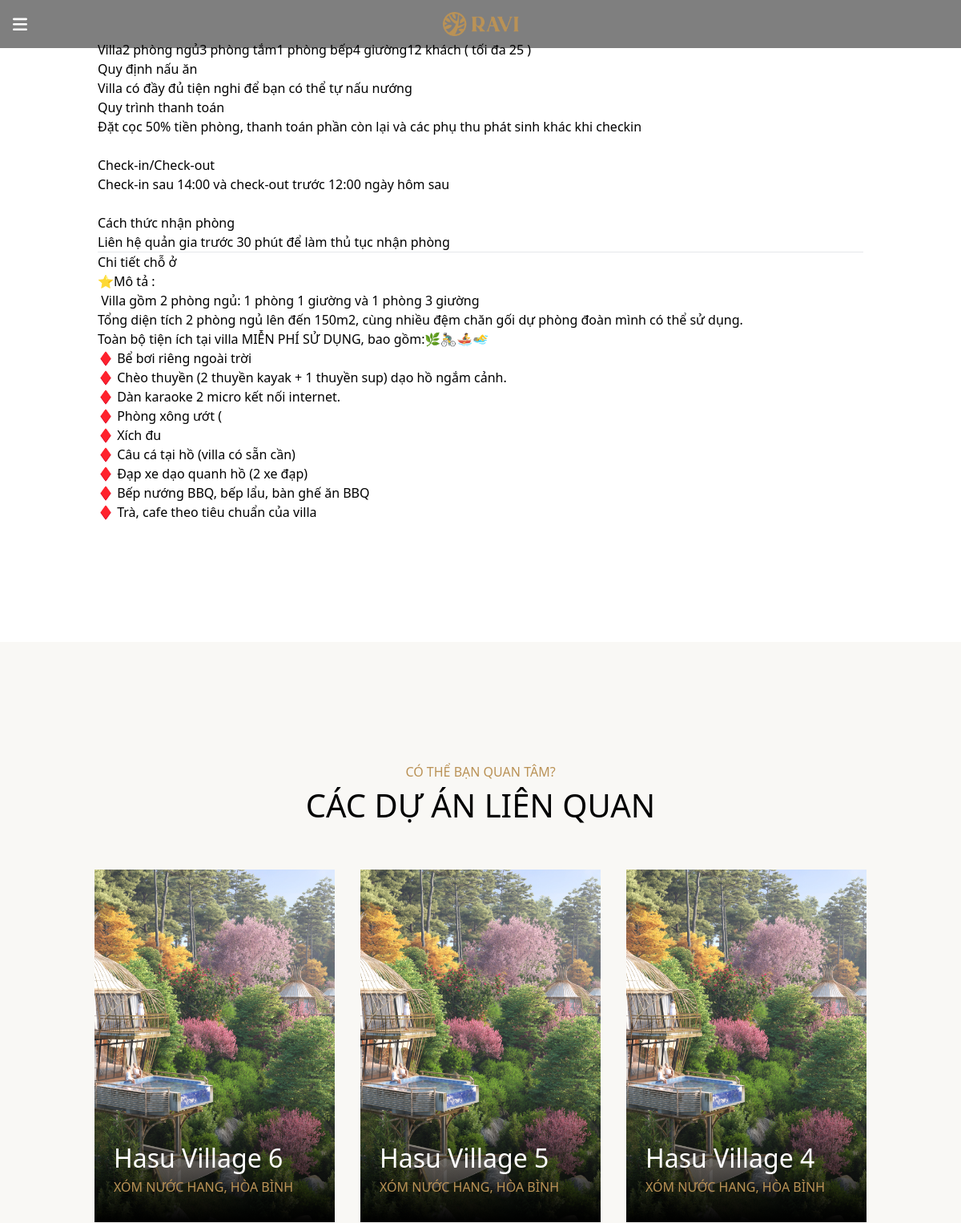
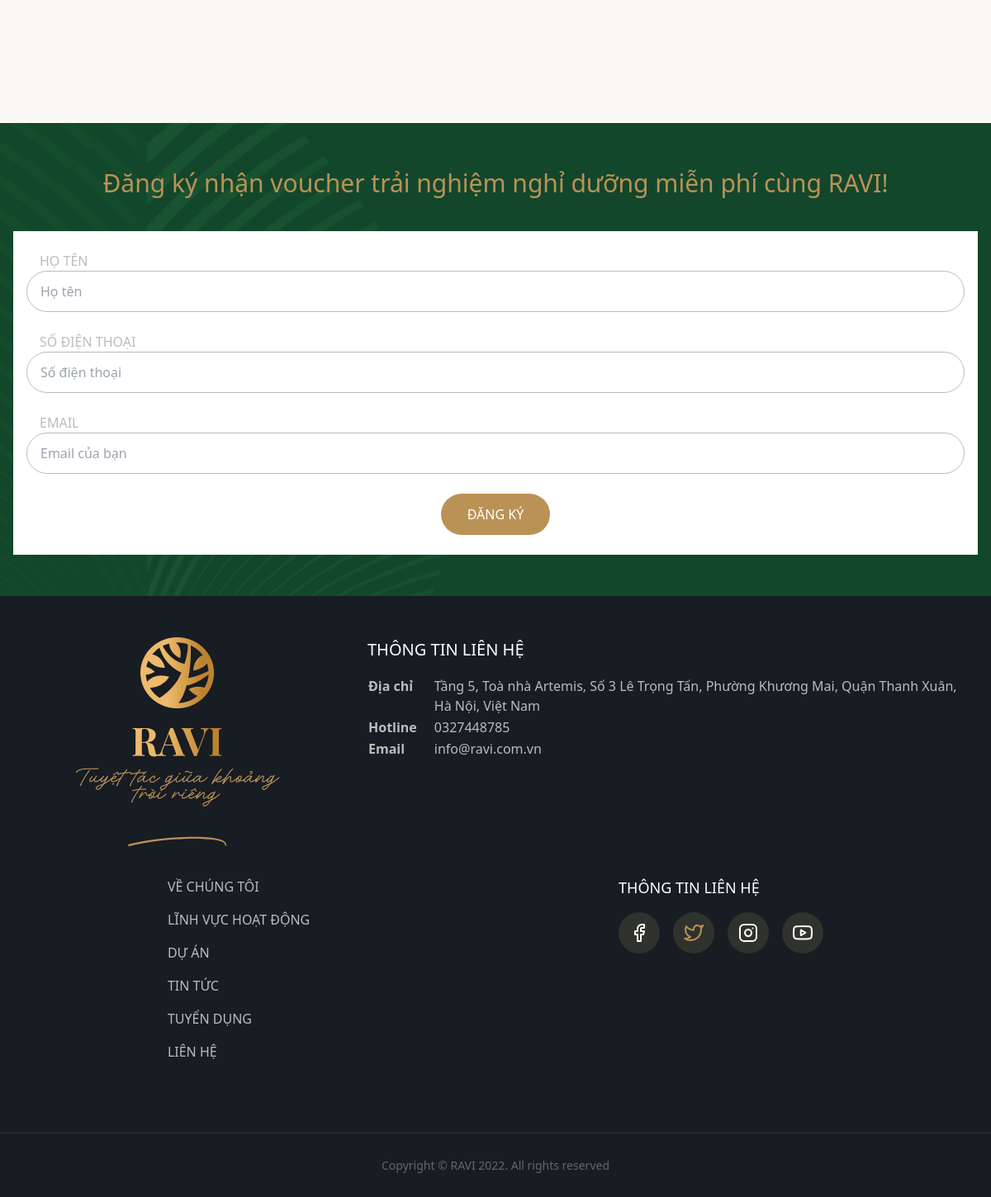
Screenshot of /du-an/hasu-village-7/ with the database file from the repository (2 pictures, top to bottom).
### ui/models.py (models this page shows, shortened)
class ItemProject(models.Model):
    image = models.FileField(upload_to="static/images", unique=True, verbose_name="image")
    name = models.CharField(max_length=255, verbose_name="name")
    address = models.CharField(max_length=255, verbose_name="address")
    content = RichTextUploadingField()
    activity = models.BooleanField(verbose_name="activity", default=True)
    item = models.ForeignKey(
        Project,
        related_name="project",
        blank=True,
        null=True,
        verbose_name="item",
        on_delete=models.CASCADE
    )
    slug = models.SlugField(default="", null=False, allow_unicode=True)
    class Meta:
        db_table="item_projects"
        verbose_name="Dự án (Item)"
        verbose_name_plural="Dự án (Item)"

### ui/views.py (the view)
# urls.py: path('du-an/<id>/', ProjectDetailPage.as_view(), name="project-detail"),
class ProjectDetailPage(TemplateView):
    template_name = "project-detail/index.html"
    def get_context_data(self, **kwargs):
        context = super().get_context_data(**kwargs)
        slug = self.kwargs['id']
        project = ItemProject.objects.filter(slug=slug).first()
        project_other = ItemProject.objects.exclude(id=project.id).all().order_by("-id")[:3]
        context["project"] = project
        context["project_other"] = project_other
        return context

### ui/templates/project-detail/index.html (shortened to what this page needs)
{% extends 'layout.html' %}
{% load static %}
{% block content %}
  <div class="relative">
    <div class="absolute top-0 w-full h-full flex items-center">
      <div class="text-white flex flex-col items-center justify-center w-full">
        <h1 class="uppercase">dự án</h1>
        <div class="flex gap-3">
          <a href="/">Home</a>
          <p>/</p>
          <p>{{ project.name }}</p>
        </div>
      </div>
    </div>
  </div>
  <main>
    <div class="pt-[50px] lg:pb-[150px] pb-[50px] lg:px-[122px] px-[16px] min-h-[500px]">{{ project.content|safe }}</div>
  </main>
  <main class="bg-[#F9F8F5] lg:px-[118px] px-[16px] lg:py-[150px] py-[50px]">
    <div class="uppercase text-center lg:mb-[50px] mb-[24px]">
      <div class="text-main font-[500] max-[600px]:text-[14px]">có thể bạn quan tâm?</div>
      <h2>các dự án liên quan</h2>
    </div>
    <div class="grid lg:grid-cols-3 grid-cols-1 lg:gap-[32px] gap-[10px]">
      {% for item in project_other %}
      <div class="col-span-1">
        <div class="relative h-full">
          <img src="/{{ item.image }}" alt="" srcset="" class="max-h-[539px] h-full w-full" />
          <div class="absolute bottom-0 w-full">
           <a href="{% url 'project-detail' item.slug %}">
            <div class="pt-[64px] pb-[32px] px-[24px]" style="background: linear-gradient(180deg, rgba(0, 0, 0, 0) 0%, #000000 100%);">
              <h3 class="text-white">{{ item.name }}</h3>
              <p class="uppercase text-main font-[500] max-[600px]:text-[14px]">{{ item.address }}</p>
            </div>
           </a>
          </div>
        </div>
      </div>
      {% endfor %}
    </div>
  </main>
  {% include 'components/register.html' %}
{% endblock %}

### static/css/style.css (style rules this page uses)
h1 { font-size: 48px !important; font-weight: 400 !important; }
h2 { font-size: 40px !important; font-weight: 400 !important; }
h3 { font-size: 32px !important; font-weight: 400 !important; }

### rows the page displays
ItemProject: content "Villa2 phòng ngủ3 phòng tắm1 phòng bếp4 giường12 khách ( tối đa 25 ) Quy định nấu ăn Villa có đầy đủ tiện nghi để bạn có thể tự nấu nướng Quy trình thanh toán Đặt cọc 50% tiền phòng, thanh toán phần còn lại và các phụ thu phát sinh khác khi checkin Check-in/Check-out Check-in sau 14:00 và check-out trước 12:00 ngày hôm sau Cách thức nhận phòng Liên hệ quản gia trước 30 phút để làm thủ tục nhận phòng Chi tiết chỗ ở ⭐Mô tả : Villa gồm 2 phòng ngủ: 1 phòng 1 giường và 1 phòng 3 giường Tổng diện tích 2 phòng ngủ lên đến 150m2, cùng nhiều đệm chăn gối dự phòng đoàn mình có thể sử dụng. Toàn bộ tiện ích tại villa MIỄN PHÍ SỬ DỤNG, bao gồm:🌿🚴‍♂️🚣‍♂️🏊‍♂️ ♦️ Bể bơi riêng ngoài trời ♦️ Chèo thuyền (2…"
ItemProject: image (picture), name "Hasu Village 6", address "XÓM NƯỚC HANG, HÒA BÌNH"
ItemProject: image (picture), name "Hasu Village 5", address "XÓM NƯỚC HANG, HÒA BÌNH"
ItemProject: image (picture), name "Hasu Village 4", address "XÓM NƯỚC HANG, HÒA BÌNH"
